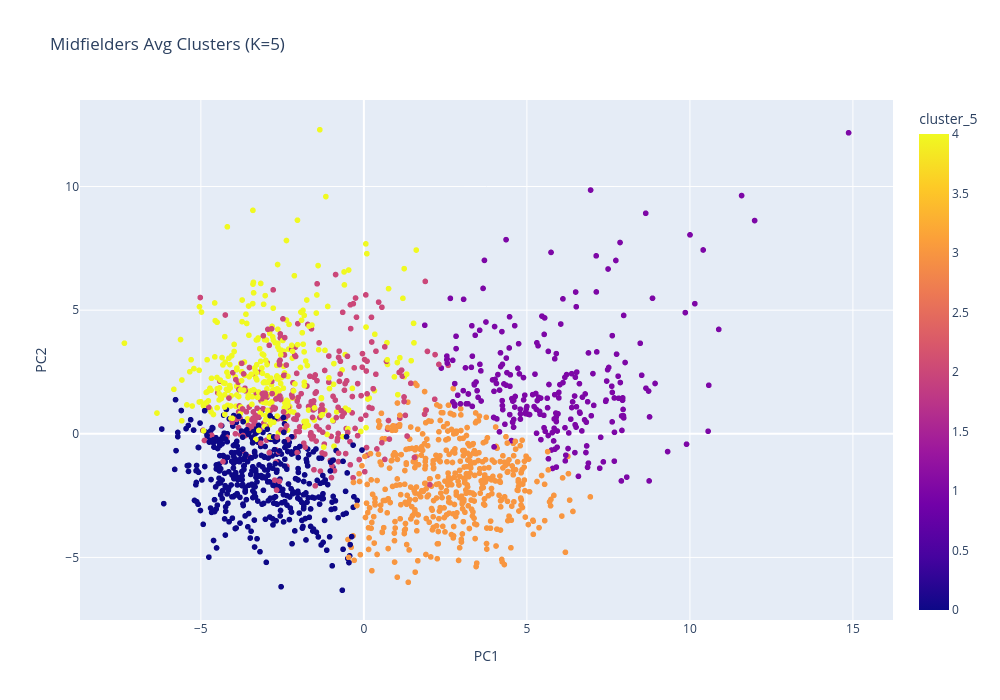

Write notebook code for a chart like this one.
### Code cell
pca = PCA(n_components=2)

X_avg_pca = pca.fit_transform(X_avg_scaled)

df_avg["PC1"] = X_avg_pca[:,0]
df_avg["PC2"] = X_avg_pca[:,1]

fig = px.scatter(
    df_avg,
    x="PC1",
    y="PC2",
    color=f"cluster_{x}",
    hover_name='player',         
    hover_data=['team','appearances','minutesplayed'], 
    title=f"Midfielders Avg Clusters (K={x})",
    width=1000,
    height=700
)

fig.show()

### Figure 1 — Plotly figure (JSON) as saved in the notebook; plotly's stock layout.template omitted (floating-point values rounded to 4 significant figures; data arrays with more than 128 entries replaced by an {"elided": "..."} marker saying what was removed)
{"data": [{"customdata": {"elided": "1723x3 mixed values"}, "hovertemplate": "<b>%{hovertext}</b><br><br>PC1=%{x}<br>PC2=%{y}<br>team=%{customdata[0]}<br>appearances=%{customdata[1]}<br>minutesplayed=%{customdata[2]}<br>cluster_5=%{marker.color}<extra></extra>", "hovertext": {"elided": "1723 str values"}, "legendgroup": "", "marker": {"color": {"elided": "1723 int values"}, "coloraxis": "coloraxis", "symbol": "circle"}, "mode": "markers", "name": "", "showlegend": false, "type": "scattergl", "x": {"elided": "1723 float values"}, "xaxis": "x", "y": {"elided": "1723 float values"}, "yaxis": "y"}], "layout": {"coloraxis": {"colorbar": {"title": {"text": "cluster_5"}}, "colorscale": [[0, "#0d0887"], [0.1111, "#46039f"], [0.2222, "#7201a8"], [0.3333, "#9c179e"], [0.4444, "#bd3786"], [0.5556, "#d8576b"], [0.6667, "#ed7953"], [0.7778, "#fb9f3a"], [0.8889, "#fdca26"], [1, "#f0f921"]]}, "height": 700, "legend": {"tracegroupgap": 0}, "title": {"text": "Midfielders Avg Clusters (K=5)"}, "width": 1000, "xaxis": {"anchor": "y", "domain": [0, 1], "title": {"text": "PC1"}}, "yaxis": {"anchor": "x", "domain": [0, 1], "title": {"text": "PC2"}}}}
